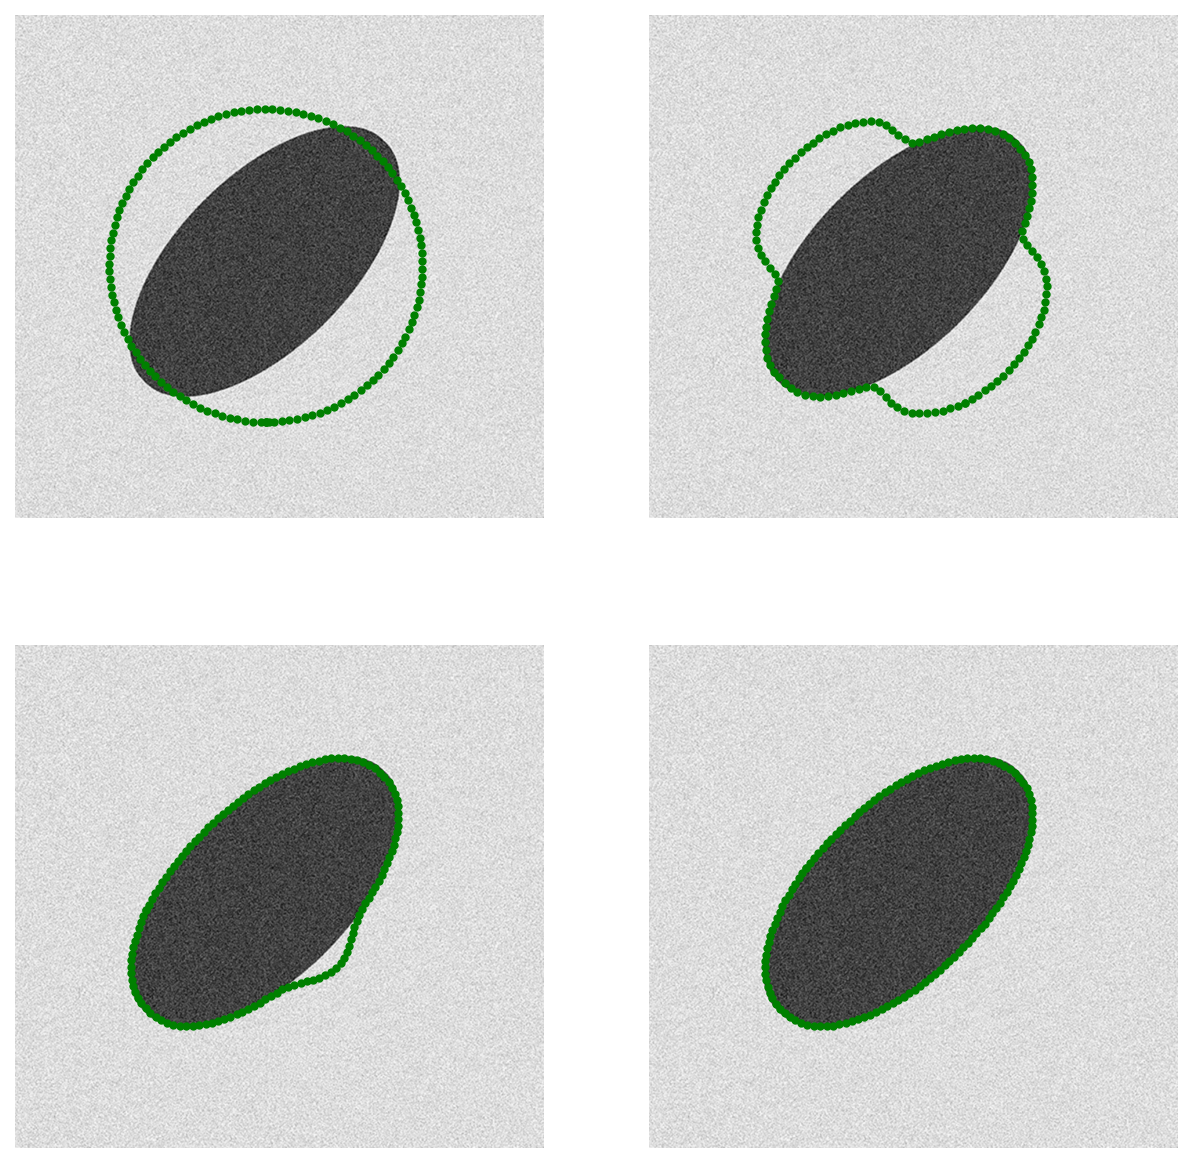

Here is the Python script that generated this plot:
"""Figure 11.7 - Different starting configuration for segmenting ellipse."""

from __future__ import annotations

import os
import numpy as np
import matplotlib.pyplot as plt
from skimage.io import imread

from libDIP.snakeMap4e import snakeMap4e
from libDIP.snakeForce4e import snakeForce4e
from libDIP.snakeIterate4e import snakeIterate4e
from libDIP.snakeReparam4e import snakeReparam4e
from libDIPUM.snake_display import snake_display
from libDIPUM.data_path import dip_data


print("Running Figure117...")


def Process(alpha, beta, gamma, x, y, FTx, FTy, n_iter):
    # Iterate.
    for _ in range(n_iter):
        x, y = snakeIterate4e(alpha, beta, gamma, x, y, 1, FTx, FTy)
        x, y = snakeReparam4e(x, y)

    # Redistribute one last time.
    x, y = snakeReparam4e(x, y)
    return x, y


# Parameters
Alpha = 0.05
Beta = [0.0, 2.0, 4.0]
Gamma = 0.6
T = 0.001
Sig = 15
NSig = 3
NIter = [200, 400, 400]

# Data
img_path = dip_data('noisy-elliptical-object.tif')
g = imread(img_path)

# Initial snake coordinates: circle
# MATLAB: t = 0:0.05:2*pi
t = np.arange(0.0, 2.0 * np.pi + 0.05, 0.05)
xi = 320.0 + 200.0 * np.cos(t)
yi = 320.0 + 200.0 * np.sin(t)

# Close snake
xi = np.concatenate([xi, [xi[0]]])
yi = np.concatenate([yi, [yi[0]]])

# Edge map and external forces
emap = snakeMap4e(g, T, Sig, NSig, "both")
FTx, FTy = snakeForce4e(emap, "gradient")

# Normalize force
mag = np.sqrt(FTx**2 + FTy**2)
FTx = FTx / (mag + 1e-10)
FTy = FTy / (mag + 1e-10)

# Process for each beta
x_res = []
y_res = []
for k in range(len(Beta)):
    xk, yk = Process(Alpha, Beta[k], Gamma, xi.copy(), yi.copy(), FTx, FTy, NIter[k])
    x_res.append(xk)
    y_res.append(yk)

# Display
fig, axes = plt.subplots(2, 2, figsize=(10, 10))

axes[0, 0].imshow(g, cmap="gray")
axes[0, 0].axis("off")
axes[0, 0].plot(np.r_[yi, yi[0]], np.r_[xi, xi[0]], ".g")

axes[0, 1].imshow(g, cmap="gray")
axes[0, 1].axis("off")
plt.sca(axes[0, 1])
snake_display(x_res[0], y_res[0], ".g")

axes[1, 0].imshow(g, cmap="gray")
axes[1, 0].axis("off")
plt.sca(axes[1, 0])
snake_display(x_res[1], y_res[1], ".g")

axes[1, 1].imshow(g, cmap="gray")
axes[1, 1].axis("off")
plt.sca(axes[1, 1])
snake_display(x_res[2], y_res[2], ".g")

out_path = os.path.join(os.path.dirname(__file__), "Figure117.png")
fig.savefig(out_path, dpi=150, bbox_inches="tight")
print(f"Saved {out_path}")

plt.show()
